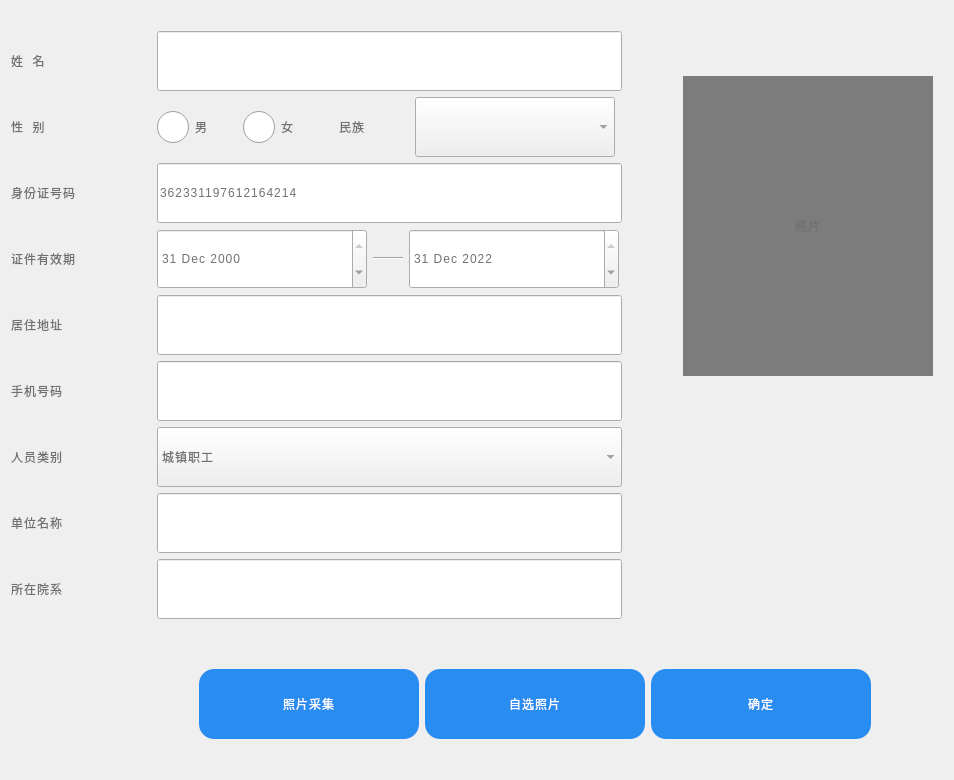
<?xml version="1.0" encoding="UTF-8"?>
<ui version="4.0">
 <class>uc_InputIDCardInfo</class>
 <widget class="QWidget" name="uc_InputIDCardInfo">
  <property name="geometry">
   <rect>
    <x>0</x>
    <y>0</y>
    <width>954</width>
    <height>780</height>
   </rect>
  </property>
  <property name="maximumSize">
   <size>
    <width>65535</width>
    <height>16777215</height>
   </size>
  </property>
  <property name="windowTitle">
   <string>Form</string>
  </property>
  <property name="styleSheet">
   <string notr="true">font-weight: normal;
line-height: 49px;
letter-spacing: 1px;
color: #707070;
font:24px &quot;思源黑体 CN Medium&quot;;
</string>
  </property>
  <layout class="QHBoxLayout" name="horizontalLayout_10">
   <item>
    <spacer name="horizontalSpacer_6">
     <property name="minimumSize">
      <size>
       <width>0</width>
       <height>90</height>
      </size>
     </property>
     <property name="orientation">
      <enum>Qt::Horizontal</enum>
     </property>
     <property name="sizeType">
      <enum>QSizePolicy::Fixed</enum>
     </property>
     <property name="sizeHint" stdset="0">
      <size>
       <width>10</width>
       <height>87</height>
      </size>
     </property>
    </spacer>
   </item>
   <item>
    <layout class="QVBoxLayout" name="verticalLayout_4">
     <item>
      <spacer name="verticalSpacer">
       <property name="orientation">
        <enum>Qt::Vertical</enum>
       </property>
       <property name="sizeType">
        <enum>QSizePolicy::Fixed</enum>
       </property>
       <property name="sizeHint" stdset="0">
        <size>
         <width>20</width>
         <height>20</height>
        </size>
       </property>
      </spacer>
     </item>
     <item>
      <layout class="QVBoxLayout" name="verticalLayout_3">
       <item>
        <layout class="QHBoxLayout" name="horizontalLayout_9">
         <item>
          <layout class="QVBoxLayout" name="verticalLayout">
           <item>
            <layout class="QHBoxLayout" name="horizontalLayout">
             <item>
              <widget class="QLabel" name="label_Name">
               <property name="minimumSize">
                <size>
                 <width>140</width>
                 <height>40</height>
                </size>
               </property>
               <property name="maximumSize">
                <size>
                 <width>140</width>
                 <height>16777215</height>
                </size>
               </property>
               <property name="styleSheet">
                <string notr="true"/>
               </property>
               <property name="text">
                <string>姓  名</string>
               </property>
              </widget>
             </item>
             <item>
              <widget class="QLineEdit" name="lineEdit_Name">
               <property name="minimumSize">
                <size>
                 <width>465</width>
                 <height>60</height>
                </size>
               </property>
               <property name="maximumSize">
                <size>
                 <width>600</width>
                 <height>60</height>
                </size>
               </property>
              </widget>
             </item>
             <item>
              <spacer name="horizontalSpacer_11">
               <property name="orientation">
                <enum>Qt::Horizontal</enum>
               </property>
               <property name="sizeHint" stdset="0">
                <size>
                 <width>40</width>
                 <height>20</height>
                </size>
               </property>
              </spacer>
             </item>
            </layout>
           </item>
           <item>
            <layout class="QHBoxLayout" name="horizontalLayout_2" stretch="0,0,0,1,1,0">
             <item>
              <widget class="QLabel" name="label_Gender">
               <property name="minimumSize">
                <size>
                 <width>140</width>
                 <height>40</height>
                </size>
               </property>
               <property name="maximumSize">
                <size>
                 <width>140</width>
                 <height>16777215</height>
                </size>
               </property>
               <property name="styleSheet">
                <string notr="true"/>
               </property>
               <property name="text">
                <string>性  别</string>
               </property>
              </widget>
             </item>
             <item>
              <layout class="QHBoxLayout" name="horizontalLayout_5">
               <property name="spacing">
                <number>6</number>
               </property>
               <property name="sizeConstraint">
                <enum>QLayout::SetDefaultConstraint</enum>
               </property>
               <item>
                <widget class="QRadioButton" name="radioButton_Male">
                 <property name="minimumSize">
                  <size>
                   <width>80</width>
                   <height>40</height>
                  </size>
                 </property>
                 <property name="maximumSize">
                  <size>
                   <width>100</width>
                   <height>16777215</height>
                  </size>
                 </property>
                 <property name="styleSheet">
                  <string notr="true">QRadioButton::indicator { 
	width: 32px;
	height: 32px;
}
QRadioButton::indicator::unchecked {
	image: url(:/Image/RadioUnChecked.png);
}
QRadioButton::indicator::checked { 
	image: url(:/Image/RadioCheck.png);
}
</string>
                 </property>
                 <property name="text">
                  <string>男</string>
                 </property>
                </widget>
               </item>
               <item>
                <widget class="QRadioButton" name="radioButton_Female">
                 <property name="minimumSize">
                  <size>
                   <width>80</width>
                   <height>40</height>
                  </size>
                 </property>
                 <property name="maximumSize">
                  <size>
                   <width>100</width>
                   <height>16777215</height>
                  </size>
                 </property>
                 <property name="styleSheet">
                  <string notr="true">QRadioButton::indicator { 
	width: 32px;
	height: 32px;
}
QRadioButton::indicator::unchecked {
	image: url(:/Image/RadioUnChecked.png);
}
QRadioButton::indicator::checked { 
	image: url(:/Image/RadioCheck.png);
}
</string>
                 </property>
                 <property name="text">
                  <string>女</string>
                 </property>
                </widget>
               </item>
              </layout>
             </item>
             <item>
              <spacer name="horizontalSpacer_4">
               <property name="orientation">
                <enum>Qt::Horizontal</enum>
               </property>
               <property name="sizeType">
                <enum>QSizePolicy::Fixed</enum>
               </property>
               <property name="sizeHint" stdset="0">
                <size>
                 <width>10</width>
                 <height>20</height>
                </size>
               </property>
              </spacer>
             </item>
             <item>
              <widget class="QLabel" name="label_Nation">
               <property name="minimumSize">
                <size>
                 <width>70</width>
                 <height>40</height>
                </size>
               </property>
               <property name="maximumSize">
                <size>
                 <width>70</width>
                 <height>16777215</height>
                </size>
               </property>
               <property name="styleSheet">
                <string notr="true"/>
               </property>
               <property name="text">
                <string>民族</string>
               </property>
              </widget>
             </item>
             <item>
              <widget class="QComboBox" name="comboBox_Nationality">
               <property name="minimumSize">
                <size>
                 <width>200</width>
                 <height>60</height>
                </size>
               </property>
               <property name="maximumSize">
                <size>
                 <width>200</width>
                 <height>60</height>
                </size>
               </property>
               <property name="styleSheet">
                <string notr="true"/>
               </property>
              </widget>
             </item>
             <item>
              <spacer name="horizontalSpacer_8">
               <property name="orientation">
                <enum>Qt::Horizontal</enum>
               </property>
               <property name="sizeHint" stdset="0">
                <size>
                 <width>40</width>
                 <height>20</height>
                </size>
               </property>
              </spacer>
             </item>
            </layout>
           </item>
           <item>
            <layout class="QHBoxLayout" name="horizontalLayout_4">
             <item>
              <widget class="QLabel" name="label_IDCard">
               <property name="minimumSize">
                <size>
                 <width>140</width>
                 <height>40</height>
                </size>
               </property>
               <property name="maximumSize">
                <size>
                 <width>140</width>
                 <height>16777215</height>
                </size>
               </property>
               <property name="styleSheet">
                <string notr="true"/>
               </property>
               <property name="text">
                <string>身份证号码</string>
               </property>
              </widget>
             </item>
             <item>
              <widget class="QLineEdit" name="lineEdit_CardID">
               <property name="minimumSize">
                <size>
                 <width>465</width>
                 <height>60</height>
                </size>
               </property>
               <property name="maximumSize">
                <size>
                 <width>600</width>
                 <height>60</height>
                </size>
               </property>
               <property name="text">
                <string>362331197612164214</string>
               </property>
               <property name="maxLength">
                <number>18</number>
               </property>
               <property name="readOnly">
                <bool>false</bool>
               </property>
              </widget>
             </item>
             <item>
              <spacer name="horizontalSpacer_12">
               <property name="orientation">
                <enum>Qt::Horizontal</enum>
               </property>
               <property name="sizeHint" stdset="0">
                <size>
                 <width>40</width>
                 <height>20</height>
                </size>
               </property>
              </spacer>
             </item>
            </layout>
           </item>
           <item>
            <layout class="QHBoxLayout" name="horizontalLayout_6">
             <item>
              <widget class="QLabel" name="label_ExpireDate">
               <property name="minimumSize">
                <size>
                 <width>140</width>
                 <height>40</height>
                </size>
               </property>
               <property name="maximumSize">
                <size>
                 <width>140</width>
                 <height>16777215</height>
                </size>
               </property>
               <property name="styleSheet">
                <string notr="true"/>
               </property>
               <property name="text">
                <string>证件有效期</string>
               </property>
              </widget>
             </item>
             <item>
              <widget class="QDateEdit" name="dateEdit_Issued">
               <property name="minimumSize">
                <size>
                 <width>210</width>
                 <height>60</height>
                </size>
               </property>
               <property name="maximumSize">
                <size>
                 <width>220</width>
                 <height>60</height>
                </size>
               </property>
               <property name="dateTime">
                <datetime>
                 <hour>0</hour>
                 <minute>0</minute>
                 <second>0</second>
                 <year>2000</year>
                 <month>12</month>
                 <day>31</day>
                </datetime>
               </property>
              </widget>
             </item>
             <item>
              <widget class="Line" name="line">
               <property name="minimumSize">
                <size>
                 <width>30</width>
                 <height>0</height>
                </size>
               </property>
               <property name="maximumSize">
                <size>
                 <width>20</width>
                 <height>16777215</height>
                </size>
               </property>
               <property name="orientation">
                <enum>Qt::Horizontal</enum>
               </property>
              </widget>
             </item>
             <item>
              <widget class="QDateEdit" name="dateEdit_Expired">
               <property name="minimumSize">
                <size>
                 <width>210</width>
                 <height>60</height>
                </size>
               </property>
               <property name="maximumSize">
                <size>
                 <width>180</width>
                 <height>60</height>
                </size>
               </property>
               <property name="dateTime">
                <datetime>
                 <hour>0</hour>
                 <minute>0</minute>
                 <second>0</second>
                 <year>2022</year>
                 <month>12</month>
                 <day>31</day>
                </datetime>
               </property>
              </widget>
             </item>
             <item>
              <spacer name="horizontalSpacer_15">
               <property name="orientation">
                <enum>Qt::Horizontal</enum>
               </property>
               <property name="sizeHint" stdset="0">
                <size>
                 <width>40</width>
                 <height>20</height>
                </size>
               </property>
              </spacer>
             </item>
            </layout>
           </item>
           <item>
            <layout class="QHBoxLayout" name="horizontalLayout_11">
             <item>
              <widget class="QLabel" name="label_Career_2">
               <property name="minimumSize">
                <size>
                 <width>140</width>
                 <height>40</height>
                </size>
               </property>
               <property name="maximumSize">
                <size>
                 <width>140</width>
                 <height>16777215</height>
                </size>
               </property>
               <property name="styleSheet">
                <string notr="true"/>
               </property>
               <property name="text">
                <string>居住地址</string>
               </property>
              </widget>
             </item>
             <item>
              <widget class="QLineEdit" name="lineEdit_Address">
               <property name="minimumSize">
                <size>
                 <width>465</width>
                 <height>60</height>
                </size>
               </property>
               <property name="maximumSize">
                <size>
                 <width>500</width>
                 <height>60</height>
                </size>
               </property>
               <property name="text">
                <string/>
               </property>
               <property name="readOnly">
                <bool>false</bool>
               </property>
              </widget>
             </item>
             <item>
              <spacer name="horizontalSpacer_16">
               <property name="orientation">
                <enum>Qt::Horizontal</enum>
               </property>
               <property name="sizeHint" stdset="0">
                <size>
                 <width>40</width>
                 <height>20</height>
                </size>
               </property>
              </spacer>
             </item>
            </layout>
           </item>
           <item>
            <layout class="QHBoxLayout" name="horizontalLayout_8">
             <item>
              <widget class="QLabel" name="label_Career">
               <property name="minimumSize">
                <size>
                 <width>140</width>
                 <height>40</height>
                </size>
               </property>
               <property name="maximumSize">
                <size>
                 <width>140</width>
                 <height>16777215</height>
                </size>
               </property>
               <property name="styleSheet">
                <string notr="true"/>
               </property>
               <property name="text">
                <string>手机号码</string>
               </property>
              </widget>
             </item>
             <item>
              <widget class="QLineEdit" name="lineEdit_Mobile">
               <property name="minimumSize">
                <size>
                 <width>465</width>
                 <height>60</height>
                </size>
               </property>
               <property name="maximumSize">
                <size>
                 <width>600</width>
                 <height>60</height>
                </size>
               </property>
               <property name="text">
                <string/>
               </property>
               <property name="readOnly">
                <bool>false</bool>
               </property>
              </widget>
             </item>
             <item>
              <spacer name="horizontalSpacer_14">
               <property name="orientation">
                <enum>Qt::Horizontal</enum>
               </property>
               <property name="sizeHint" stdset="0">
                <size>
                 <width>40</width>
                 <height>20</height>
                </size>
               </property>
              </spacer>
             </item>
            </layout>
           </item>
          </layout>
         </item>
         <item>
          <widget class="QLabel" name="label_Photo">
           <property name="minimumSize">
            <size>
             <width>250</width>
             <height>300</height>
            </size>
           </property>
           <property name="maximumSize">
            <size>
             <width>250</width>
             <height>300</height>
            </size>
           </property>
           <property name="styleSheet">
            <string notr="true">background-color: rgb(124, 124, 124);</string>
           </property>
           <property name="text">
            <string>照片</string>
           </property>
           <property name="alignment">
            <set>Qt::AlignCenter</set>
           </property>
          </widget>
         </item>
        </layout>
       </item>
       <item>
        <layout class="QVBoxLayout" name="verticalLayout_2">
         <item>
          <layout class="QHBoxLayout" name="horizontalLayout_29">
           <item>
            <widget class="QLabel" name="label_Address">
             <property name="minimumSize">
              <size>
               <width>140</width>
               <height>40</height>
              </size>
             </property>
             <property name="maximumSize">
              <size>
               <width>140</width>
               <height>16777215</height>
              </size>
             </property>
             <property name="styleSheet">
              <string notr="true"/>
             </property>
             <property name="text">
              <string>人员类别</string>
             </property>
            </widget>
           </item>
           <item>
            <widget class="QComboBox" name="comboBox_PersonType">
             <property name="minimumSize">
              <size>
               <width>465</width>
               <height>60</height>
              </size>
             </property>
             <property name="maximumSize">
              <size>
               <width>600</width>
               <height>60</height>
              </size>
             </property>
             <property name="styleSheet">
              <string notr="true"/>
             </property>
             <property name="maxVisibleItems">
              <number>16</number>
             </property>
             <item>
              <property name="text">
               <string>城镇职工</string>
              </property>
             </item>
             <item>
              <property name="text">
               <string>城镇居民</string>
              </property>
             </item>
             <item>
              <property name="text">
               <string>农村居民</string>
              </property>
             </item>
             <item>
              <property name="text">
               <string>在读大学生</string>
              </property>
             </item>
            </widget>
           </item>
           <item>
            <spacer name="horizontalSpacer_10">
             <property name="orientation">
              <enum>Qt::Horizontal</enum>
             </property>
             <property name="sizeHint" stdset="0">
              <size>
               <width>40</width>
               <height>20</height>
              </size>
             </property>
            </spacer>
           </item>
          </layout>
         </item>
         <item>
          <layout class="QHBoxLayout" name="horizontalLayout_26">
           <item>
            <widget class="QLabel" name="label_Organization">
             <property name="minimumSize">
              <size>
               <width>140</width>
               <height>40</height>
              </size>
             </property>
             <property name="maximumSize">
              <size>
               <width>140</width>
               <height>16777215</height>
              </size>
             </property>
             <property name="styleSheet">
              <string notr="true"/>
             </property>
             <property name="text">
              <string>单位名称</string>
             </property>
            </widget>
           </item>
           <item>
            <widget class="QLineEdit" name="lineEdit_Organization">
             <property name="minimumSize">
              <size>
               <width>465</width>
               <height>60</height>
              </size>
             </property>
             <property name="maximumSize">
              <size>
               <width>480</width>
               <height>60</height>
              </size>
             </property>
             <property name="readOnly">
              <bool>false</bool>
             </property>
            </widget>
           </item>
           <item>
            <spacer name="horizontalSpacer_9">
             <property name="orientation">
              <enum>Qt::Horizontal</enum>
             </property>
             <property name="sizeHint" stdset="0">
              <size>
               <width>40</width>
               <height>20</height>
              </size>
             </property>
            </spacer>
           </item>
          </layout>
         </item>
         <item>
          <layout class="QHBoxLayout" name="horizontalLayout_Guardian">
           <item>
            <widget class="QLabel" name="label_Department">
             <property name="minimumSize">
              <size>
               <width>140</width>
               <height>40</height>
              </size>
             </property>
             <property name="maximumSize">
              <size>
               <width>140</width>
               <height>16777215</height>
              </size>
             </property>
             <property name="styleSheet">
              <string notr="true"/>
             </property>
             <property name="text">
              <string>所在院系</string>
             </property>
            </widget>
           </item>
           <item>
            <widget class="QLineEdit" name="lineEdit_Department">
             <property name="minimumSize">
              <size>
               <width>465</width>
               <height>60</height>
              </size>
             </property>
             <property name="maximumSize">
              <size>
               <width>600</width>
               <height>60</height>
              </size>
             </property>
             <property name="readOnly">
              <bool>false</bool>
             </property>
            </widget>
           </item>
           <item>
            <spacer name="horizontalSpacer">
             <property name="orientation">
              <enum>Qt::Horizontal</enum>
             </property>
             <property name="sizeHint" stdset="0">
              <size>
               <width>40</width>
               <height>20</height>
              </size>
             </property>
            </spacer>
           </item>
          </layout>
         </item>
        </layout>
       </item>
      </layout>
     </item>
     <item>
      <spacer name="verticalSpacer_3">
       <property name="orientation">
        <enum>Qt::Vertical</enum>
       </property>
       <property name="sizeHint" stdset="0">
        <size>
         <width>40</width>
         <height>13</height>
        </size>
       </property>
      </spacer>
     </item>
     <item>
      <layout class="QHBoxLayout" name="horizontalLayout_7">
       <item>
        <spacer name="horizontalSpacer_2">
         <property name="orientation">
          <enum>Qt::Horizontal</enum>
         </property>
         <property name="sizeHint" stdset="0">
          <size>
           <width>188</width>
           <height>20</height>
          </size>
         </property>
        </spacer>
       </item>
       <item>
        <widget class="QPushButton" name="pushButton_TakePhoto">
         <property name="enabled">
          <bool>true</bool>
         </property>
         <property name="minimumSize">
          <size>
           <width>220</width>
           <height>70</height>
          </size>
         </property>
         <property name="styleSheet">
          <string notr="true">QPushButton{background-color: #298cf0;
border-radius: 15px;
font: 32px &quot;思源黑体 CN Medium&quot;;
font-weight: normal;
line-height: 49px;
letter-spacing: 1px;
color: #ffffff;}
QPushButton:pressed{background:#38a357;}
QPushButton:!enabled{background:#cacaca;}
</string>
         </property>
         <property name="text">
          <string>照片采集</string>
         </property>
        </widget>
       </item>
       <item>
        <widget class="QPushButton" name="pushButton_SelectPhoto">
         <property name="enabled">
          <bool>true</bool>
         </property>
         <property name="minimumSize">
          <size>
           <width>220</width>
           <height>70</height>
          </size>
         </property>
         <property name="styleSheet">
          <string notr="true">QPushButton{background-color: #298cf0;
border-radius: 15px;
font: 32px &quot;思源黑体 CN Medium&quot;;
font-weight: normal;
line-height: 49px;
letter-spacing: 1px;
color: #ffffff;}
QPushButton:pressed{background:#38a357;}
QPushButton:!enabled{background:#cacaca;}
</string>
         </property>
         <property name="text">
          <string>自选照片</string>
         </property>
        </widget>
       </item>
       <item>
        <widget class="QPushButton" name="pushButton_OK">
         <property name="enabled">
          <bool>true</bool>
         </property>
         <property name="minimumSize">
          <size>
           <width>220</width>
           <height>70</height>
          </size>
         </property>
         <property name="styleSheet">
          <string notr="true">QPushButton{background-color: #298cf0;
border-radius: 15px;
font: 32px &quot;思源黑体 CN Medium&quot;;
font-weight: normal;
line-height: 49px;
letter-spacing: 1px;
color: #ffffff;}
QPushButton:pressed{background:#38a357;}
QPushButton:!enabled{background:#cacaca;}
</string>
         </property>
         <property name="text">
          <string>确定</string>
         </property>
        </widget>
       </item>
       <item>
        <spacer name="horizontalSpacer_3">
         <property name="orientation">
          <enum>Qt::Horizontal</enum>
         </property>
         <property name="sizeHint" stdset="0">
          <size>
           <width>40</width>
           <height>20</height>
          </size>
         </property>
        </spacer>
       </item>
      </layout>
     </item>
     <item>
      <spacer name="verticalSpacer_2">
       <property name="orientation">
        <enum>Qt::Vertical</enum>
       </property>
       <property name="sizeType">
        <enum>QSizePolicy::Fixed</enum>
       </property>
       <property name="sizeHint" stdset="0">
        <size>
         <width>20</width>
         <height>30</height>
        </size>
       </property>
      </spacer>
     </item>
    </layout>
   </item>
   <item>
    <spacer name="horizontalSpacer_5">
     <property name="orientation">
      <enum>Qt::Horizontal</enum>
     </property>
     <property name="sizeType">
      <enum>QSizePolicy::Fixed</enum>
     </property>
     <property name="sizeHint" stdset="0">
      <size>
       <width>10</width>
       <height>17</height>
      </size>
     </property>
    </spacer>
   </item>
  </layout>
 </widget>
 <resources/>
 <connections/>
</ui>
